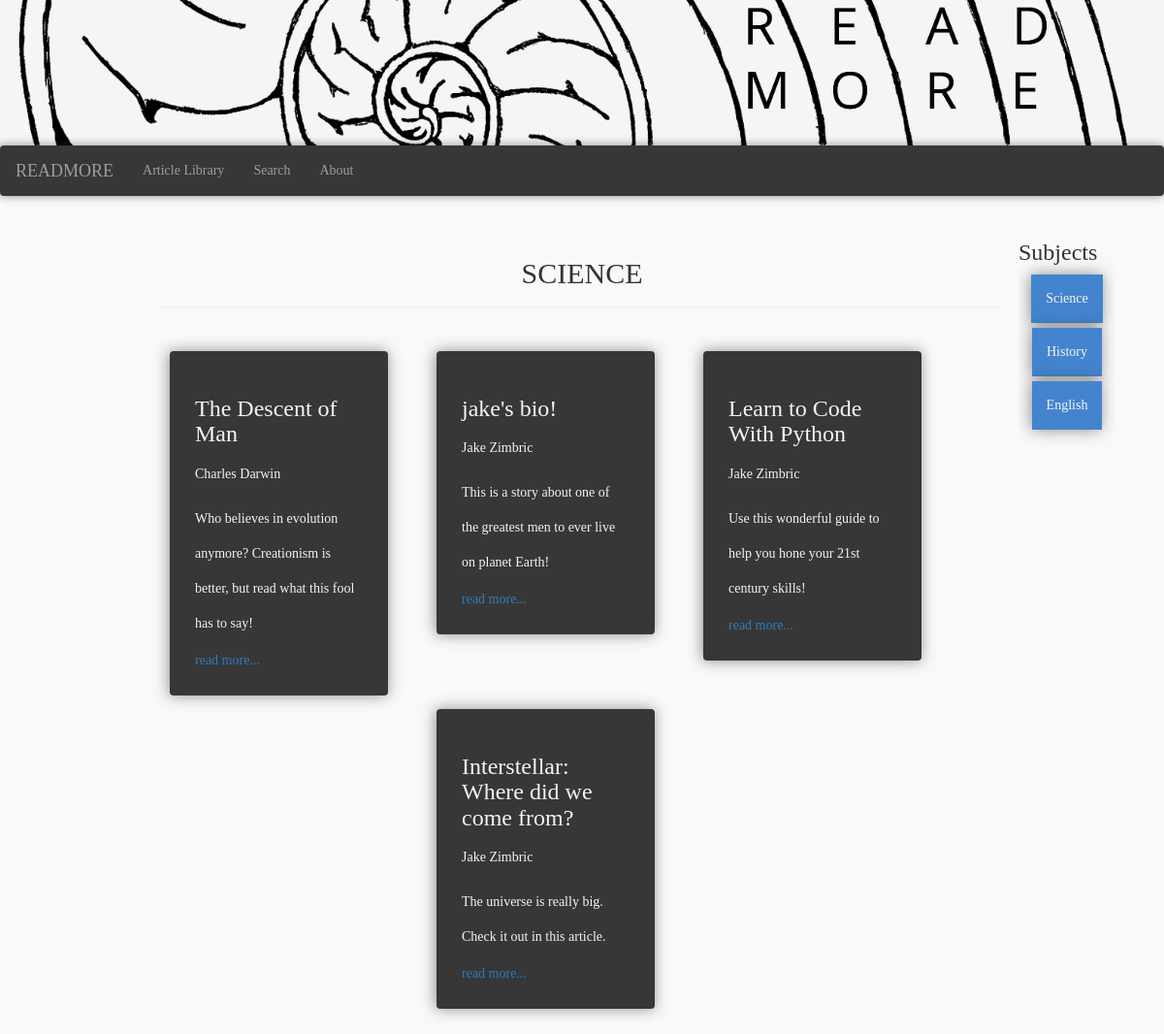
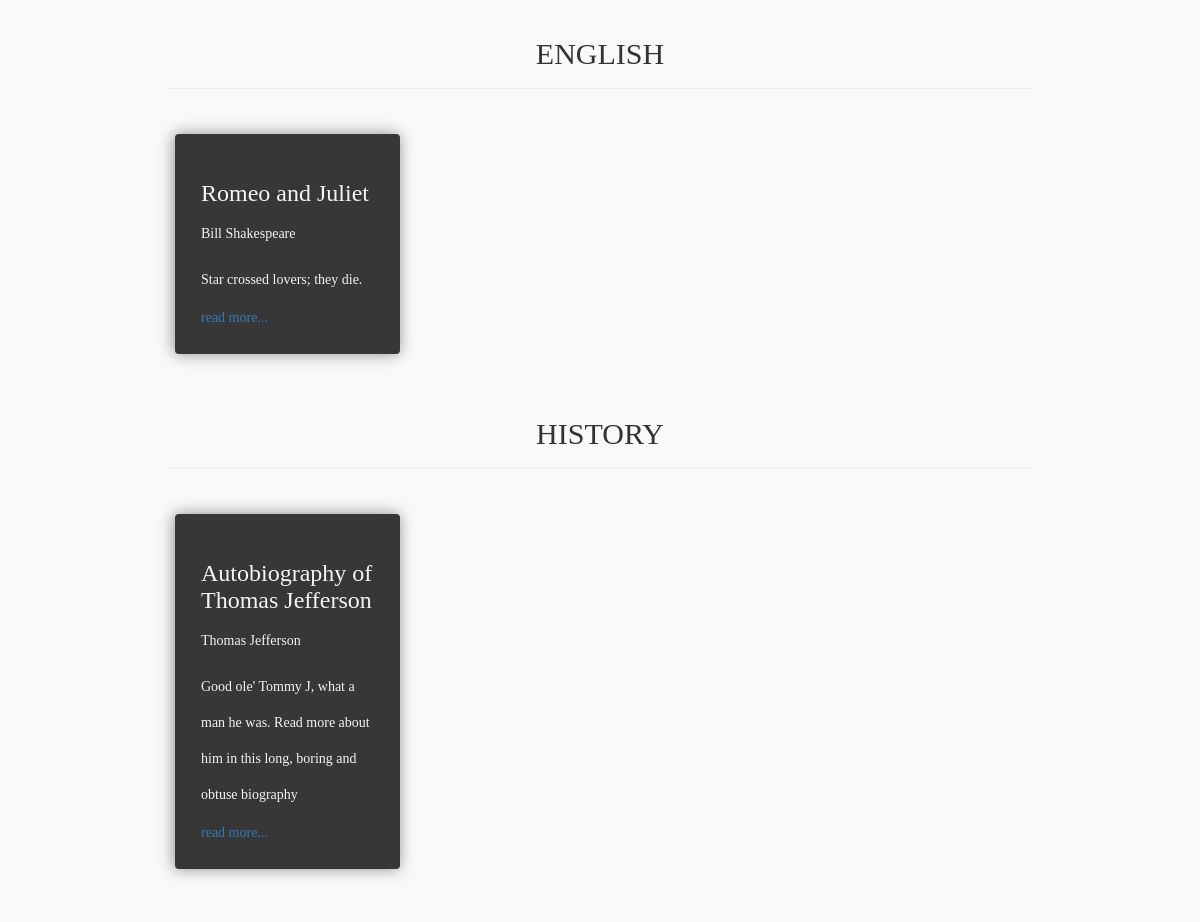
/library/, run on the app's committed database (2 pictures, top to bottom).
### reader/models.py (models this page shows, shortened)
class Article(models.Model):
	title = models.CharField(max_length=200)
	author = models.CharField(max_length=200)
	blurb = models.CharField(max_length=135)
	featured = models.BooleanField()
	subject = models.SlugField(max_length=50)

### reader/views.py (the view)
# urls.py: url(r'^library/', views.library, name="library"),
def library(request):
	articles = Article.objects.all()
	subjects = array_of_subjects(articles)
	english = subject_to_array(articles, "English")
	history = subject_to_array(articles, "History")
	science = subject_to_array(articles, "Science")
	context = {
	'articles' : articles,
	'science' : science,
	'english' : english,
	'history' : history,
	'subjects' : subjects,
	}
	return render(request, "library.html", context)

### reader/views.py (called while the page is built)
def array_of_subjects(array):
	subjectArray = []
	for i in range(len(array)):
		if array[i].subject in subjectArray:
			pass
		else: subjectArray.append(array[i].subject)
	return subjectArray

def subject_to_array(array, subject):
	subjectArray = []
	for i in range(len(array)):
		if array[i].subject == subject:
			subjectArray.append(array[i])
		else: pass
	return subjectArray

### reader/templates/library.html (shortened to what this page needs)
{% extends "base.html" %}
{% block library %}
<div class = "container-fluid article">
<div class="right-side-bar">
<h3> Subjects </h3>
	{% for article in subjects %}
				<button type="button" class="lexile">{{ article }}</button>
		{% endfor %}
	</div>
<div class = "page-header">
<h1> SCIENCE </h1>
</div>
	<div class = "row">
	{% for article in science %}
		<div class = "{{article.subject}}">
		<div class ="col-lg-3 well library">
				<h3>{{ article.title }}</h3>
				<p> {{ article.author }}</p>
				<p> {{article.blurb}} </p>
				<a href="/{{article.id}}/reader/">read more...</a>
		</div>
		</div>
		{% endfor %}
	</div>
<div class = "page-header">
<h1> ENGLISH </h1>
</div>
	<div class = "row">
	{% for article in english %}
		<div class ="col-lg-3 well library">
				<h3>{{ article.title }}</h3>
				<p> {{ article.author }}</p>
				<p> {{article.blurb}} </p>
				<a href="/{{article.id}}/reader/">read more...</a>
		</div>
		{% endfor %}
	</div>
<div class = "page-header">
<h1> HISTORY </h1>
</div>
	<div class = "row">
	{% for article in history %}
		<div class ="col-lg-3 well library">
				<h3>{{ article.title }}</h3>
				<p> {{ article.author }}</p>
				<p> {{article.blurb}} </p>
				<a href="/{{article.id}}/reader/">read more...</a>
		</div>
		{% endfor %}
	</div>
	{%endblock%}

### reader/templates/base.html (shortened to what this page needs)
<!doctype html>
<html lang="en">
<head>
<link rel="stylesheet" href="https://maxcdn.bootstrapcdn.com/bootstrap/3.3.7/css/bootstrap.min.css">
{% load  static %}
  <link rel="stylesheet" type="text/css" href="{% static 'reader/style.css' %}">
</head>
<body>
{% block jumbotron %}
  <div class="jumbotron1">
  </div>
{% endblock %}
<nav class="navbar navbar-inverse featured menu">
  <div class="fluid-container">
    <div class="navbar-header">
      <a class="navbar-brand active" href="/">READMORE</a>
    </div>
    <ul class="nav navbar-nav">
      <li><a href="/library/">Article Library</a></li>
      <li><a href="/search_results/">Search</a></li>
      <li><a href="#">About</a></li>
    </ul>
  </div>
</nav>
{% block library %}
{% endblock %}
</body>
</html>

### reader/static/reader/style.css (style rules this page uses)
* { font-family: "Times New Roman", Times, serif; }
.well { padding: 25px; margin: 25px; background-color: #f9f9f9; border-color: transparent; -webkit-box-shadow: -1px 0px 15px 0px rgba(50, 50, 50, 0.54); -moz-box-shadow: -1px 0px 15px 0px rgba(50, 50, 50, 0.54); box-shadow: -1px 0px 15px 0px rgba(50, 50, 50, 0.54); }
h1 { font: 30px/30px Times, serif; text-align: center; }
body { background-color: #F9f9f9; }
.article { margin-left: 150px; margin-right: 150px; margin-top: 25px; }
.fluid-container { background-color: #f9f9f9; }
.featured { background-color: #373737; color: #f4f4f4; }
p { font-size: 14px; line-height: 36px; }
.jumbotron1 { padding: 50px 15px; background-color: #f9f9f9; color: black; text-align: center; height: 150px; background-size: cover; background-image: url("Nautilus_Labyrinth.png") }
button.lexile { background-color: #4484ce; color: #f4f4f4; border: none; padding: 15px 15px; text-align: center; text-decoration: none; font-size: 14px; display: list-item; margin: 5px; margin-left: auto; margin-right: auto; -webkit-box-shadow: -1px 0px 15px 0px rgba(50, 50, 50, 0.54); -moz-box-shadow: -1px 0px 15px 0px rgba(50, 50, 50, 0.54); box-shadow: -1px 0px 15px 0px rgba(50, 50, 50, 0.54); }
.right-side-bar { overflow-y: auto; position: absolute; height: 100%; right: 50px; width: 100px; }
.library { background-color: #373737; color: #f4f4f4; }
.navbar { border-color: transparent; -webkit-box-shadow: -1px 0px 10px 0px rgba(50, 50, 50, 0.54); -moz-box-shadow: -1px 0px 10px 0px rgba(50, 50, 50, 0.54); box-shadow: -1px 0px 10px 0px rgba(50, 50, 50, 0.54); z-index: 1000; }

### data on the page
Article: subjects "Science", title "The Descent of Man", author "Charles Darwin", blurb "Who believes in evolution anymore? Creationism is better, but read what this fool has to say!"
Article: subjects "History", title "Autobiography of Thomas Jefferson", author "Thomas Jefferson", blurb "Good ole' Tommy J, what a man he was. Read more about him in this long, boring and obtuse biography"
Article: subjects "English", title "Romeo and Juliet", author "Bill Shakespeare", blurb "Star crossed lovers; they die."
Article: title "jake's bio!", author "Jake Zimbric", blurb "This is a story about one of the greatest men to ever live on planet Earth!"
Article: title "Learn to Code With Python", author "Jake Zimbric", blurb "Use this wonderful guide to help you hone your 21st century skills!"
Article: title "Interstellar: Where did we come from?", author "Jake Zimbric", blurb "The universe is really big. Check it out in this article."
